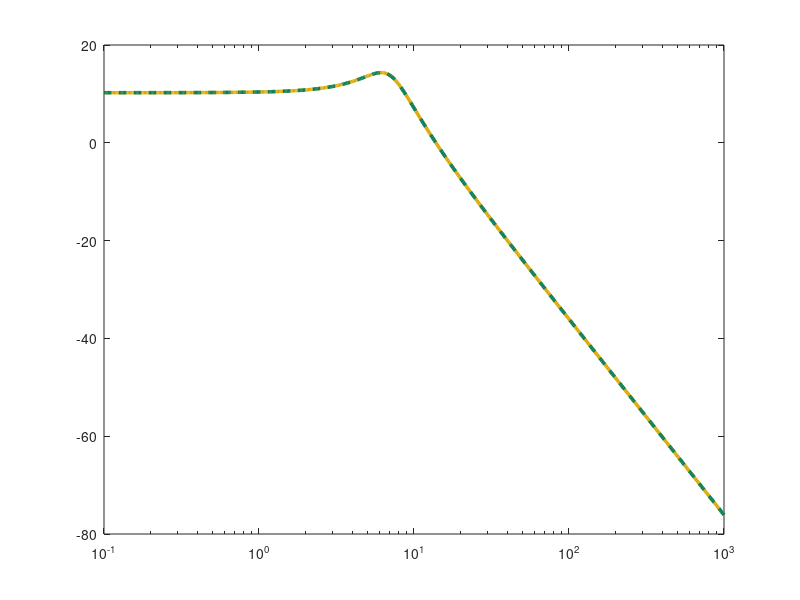

MATLAB code to generate this figure: (Note: this script raises an error after producing the figure.)
K = 3.254; T = 0.144; xi = 0.33;
sys = tf(K, [T^2 2*xi*T 1]);
w = logspace(-1, 3, 500);

A_theory = K ./ sqrt( (1 - (w*T).^2).^2 + (2*xi*w*T).^2 );
A_dB = 20*log10(A_theory);

[mag, phase] = bode(sys, w);
mag = squeeze(mag);
mag_dB = 20*log10(mag);

figure('Position', [100 100 900 400], 'Color','white');
semilogx(w, A_dB,  'Color', [0.85, 0.65, 0], 'LineStyle', '-', 'LineWidth', 2.5);
hold on;
semilogx(w, mag_dB, 'Color', [0, 0.5, 0.4], 'LineStyle', '--', 'LineWidth', 2.5);

ax = gca; ax.LineWidth = 1.5; ax.FontSize = 13;
ax.XColor = [0.3 0.3 0.3]; ax.YColor = [0.3 0.3 0.3];
ax.GridColor = [0.9 0.9 0.9]; ax.GridAlpha = 0.4;
ax.MinorGridColor = [0.95 0.95 0.95]; ax.MinorGridAlpha = 0.2;
grid on; grid minor; box on; 

xlabel('\omega'); ylabel('L(\omega)');
legend('L_{theor}', 'L_{sys}', 'Location','northeast','FontSize',15);
set(findall(gcf, '-property', 'FontName'), 'FontName', 'DejaVu Math TeX Gyre');
exportgraphics(gcf, '../../../images/task2/freq/lach2.png', 'Resolution', 500);
